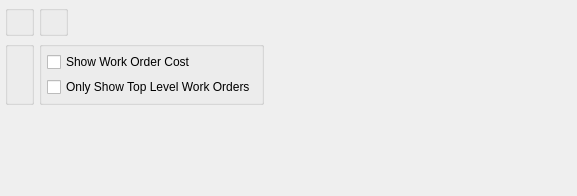
<?xml version="1.0" encoding="UTF-8"?>
<ui version="4.0">
 <comment>This file is part of the xTuple ERP: PostBooks Edition, a free and
open source Enterprise Resource Planning software suite,
Copyright (c) 1999-2019 by OpenMFG LLC, d/b/a xTuple.
It is licensed to you under the Common Public Attribution License
version 1.0, the full text of which (including xTuple-specific Exhibits)
is available at www.xtuple.com/CPAL.  By using this software, you agree
to be bound by its terms.</comment>
 <class>dspWoHistoryByItem</class>
 <widget class="QWidget" name="dspWoHistoryByItem">
  <property name="geometry">
   <rect>
    <x>0</x>
    <y>0</y>
    <width>577</width>
    <height>196</height>
   </rect>
  </property>
  <property name="windowTitle">
   <string>Work Order History by Item</string>
  </property>
  <layout class="QVBoxLayout" name="verticalLayout_3">
   <item>
    <layout class="QHBoxLayout" name="horizontalLayout">
     <item>
      <widget class="QGroupBox" name="_itemGroup">
       <property name="title">
        <string/>
       </property>
       <layout class="QVBoxLayout" name="verticalLayout_2">
        <item>
         <widget class="ItemCluster" name="_item"/>
        </item>
       </layout>
      </widget>
     </item>
     <item>
      <widget class="QGroupBox" name="_dateGroup">
       <property name="title">
        <string/>
       </property>
       <layout class="QGridLayout" name="gridLayout_2">
        <item row="0" column="0">
         <widget class="DateCluster" name="_dates"/>
        </item>
       </layout>
      </widget>
     </item>
     <item>
      <spacer name="spacer">
       <property name="orientation">
        <enum>Qt::Horizontal</enum>
       </property>
       <property name="sizeType">
        <enum>QSizePolicy::Expanding</enum>
       </property>
       <property name="sizeHint" stdset="0">
        <size>
         <width>0</width>
         <height>17</height>
        </size>
       </property>
      </spacer>
     </item>
    </layout>
   </item>
   <item>
    <layout class="QHBoxLayout" name="horizontalLayout_2">
     <item>
      <widget class="WarehouseGroup" name="_warehouse">
       <property name="title">
        <string/>
       </property>
       <property name="fixedSize">
        <bool>false</bool>
       </property>
      </widget>
     </item>
     <item>
      <widget class="QGroupBox" name="_showGroup">
       <property name="title">
        <string/>
       </property>
       <layout class="QVBoxLayout" name="verticalLayout">
        <item>
         <widget class="XCheckBox" name="_showCost">
          <property name="text">
           <string>Show Work Order Cost</string>
          </property>
         </widget>
        </item>
        <item>
         <widget class="XCheckBox" name="_showOnlyTopLevel">
          <property name="text">
           <string>Only Show Top Level Work Orders</string>
          </property>
         </widget>
        </item>
       </layout>
      </widget>
     </item>
     <item>
      <spacer>
       <property name="orientation">
        <enum>Qt::Horizontal</enum>
       </property>
       <property name="sizeType">
        <enum>QSizePolicy::Expanding</enum>
       </property>
       <property name="sizeHint" stdset="0">
        <size>
         <width>0</width>
         <height>17</height>
        </size>
       </property>
      </spacer>
     </item>
    </layout>
   </item>
   <item>
    <spacer name="verticalSpacer">
     <property name="orientation">
      <enum>Qt::Vertical</enum>
     </property>
     <property name="sizeHint" stdset="0">
      <size>
       <width>20</width>
       <height>27</height>
      </size>
     </property>
    </spacer>
   </item>
  </layout>
 </widget>
 <layoutdefault spacing="5" margin="5"/>
 <customwidgets>
  <customwidget>
   <class>DateCluster</class>
   <extends>QWidget</extends>
   <header>datecluster.h</header>
   <container>1</container>
  </customwidget>
  <customwidget>
   <class>ItemCluster</class>
   <extends>QWidget</extends>
   <header>itemcluster.h</header>
   <container>1</container>
  </customwidget>
  <customwidget>
   <class>WarehouseGroup</class>
   <extends>QGroupBox</extends>
   <header>warehousegroup.h</header>
   <container>1</container>
  </customwidget>
  <customwidget>
   <class>XCheckBox</class>
   <extends>QCheckBox</extends>
   <header>xcheckbox.h</header>
  </customwidget>
 </customwidgets>
 <tabstops>
  <tabstop>_item</tabstop>
  <tabstop>_warehouse</tabstop>
  <tabstop>_showOnlyTopLevel</tabstop>
  <tabstop>_showCost</tabstop>
 </tabstops>
 <resources/>
 <connections/>
</ui>
